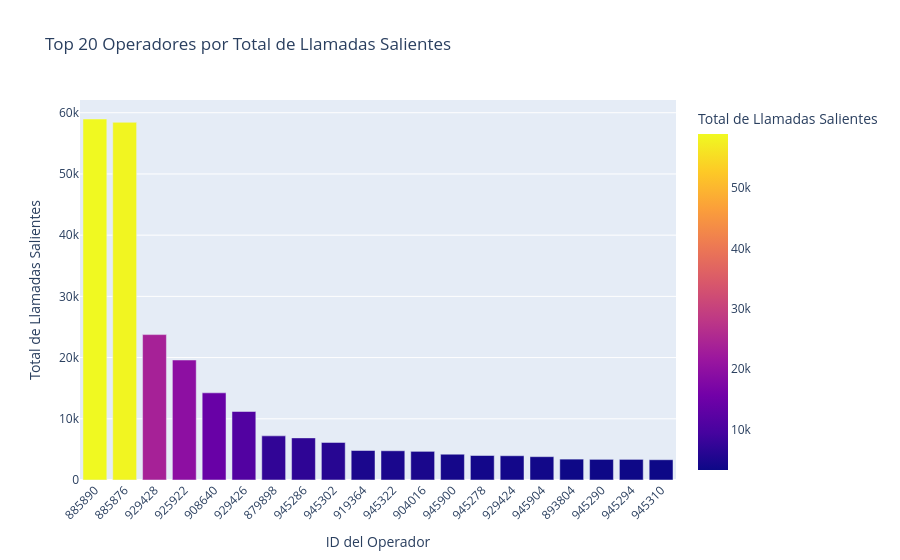

The notebook cell saved with this chart:
### Markdown cell above
***Top de operadores con llamadas salientes***

Se visualiza el gráfico que muestra el número total de llamadas salientes para el top 20 de los operadores con mas llamadas entrantes.

### Code cell
# Se visualiza el total de Llamadas salientes por Operador, para fines practicos se mostrara el top 20 de operadores con mas llamadas salientes
operators_outgoing_sorted = df_operators_metrics.sort_values(by='total_outgoing_calls', ascending=False).head(20)

fig_outgoing_per_operator = px.bar(
    operators_outgoing_sorted,
    x='operator_id',
    y='total_outgoing_calls',
    title='Top 20 Operadores por Total de Llamadas Salientes',
    labels={
        'operator_id': 'ID del Operador',
        'total_outgoing_calls': 'Total de Llamadas Salientes'
    },
    hover_data={'total_outgoing_calls': True},
    color='total_outgoing_calls',
    color_continuous_scale=px.colors.sequential.Plasma
)
fig_outgoing_per_operator.update_layout(xaxis_tickangle=-45)
fig_outgoing_per_operator.show()

print("Gráfico interactivo del total de llamadas salientes por operador.")

### Figure 1 — Plotly figure (JSON) as saved in the notebook; plotly's stock layout.template omitted (floating-point values rounded to 4 significant figures)
{"data": [{"hovertemplate": "ID del Operador=%{x}<br>Total de Llamadas Salientes=%{marker.color}<extra></extra>", "legendgroup": "", "marker": {"color": [58980.0, 58440.0, 23750.0, 19600.0, 14240.0, 11190.0, 7209.0, 6880.0, 6138.0, 4820.0, 4775.0, 4681.0, 4210.0, 4001.0, 3963.0, 3813.0, 3413.0, 3373.0, 3368.0, 3311.0], "coloraxis": "coloraxis", "pattern": {"shape": ""}}, "name": "", "orientation": "v", "showlegend": false, "textposition": "auto", "type": "bar", "x": ["885890", "885876", "929428", "925922", "908640", "929426", "879898", "945286", "945302", "919364", "945322", "904016", "945900", "945278", "929424", "945904", "893804", "945290", "945294", "945310"], "xaxis": "x", "y": [58980.0, 58440.0, 23750.0, 19600.0, 14240.0, 11190.0, 7209.0, 6880.0, 6138.0, 4820.0, 4775.0, 4681.0, 4210.0, 4001.0, 3963.0, 3813.0, 3413.0, 3373.0, 3368.0, 3311.0], "yaxis": "y"}], "layout": {"barmode": "relative", "coloraxis": {"colorbar": {"title": {"text": "Total de Llamadas Salientes"}}, "colorscale": [[0, "#0d0887"], [0.1111, "#46039f"], [0.2222, "#7201a8"], [0.3333, "#9c179e"], [0.4444, "#bd3786"], [0.5556, "#d8576b"], [0.6667, "#ed7953"], [0.7778, "#fb9f3a"], [0.8889, "#fdca26"], [1, "#f0f921"]]}, "legend": {"tracegroupgap": 0}, "title": {"text": "Top 20 Operadores por Total de Llamadas Salientes"}, "xaxis": {"anchor": "y", "domain": [0, 1], "tickangle": -45, "title": {"text": "ID del Operador"}}, "yaxis": {"anchor": "x", "domain": [0, 1], "title": {"text": "Total de Llamadas Salientes"}}}}
